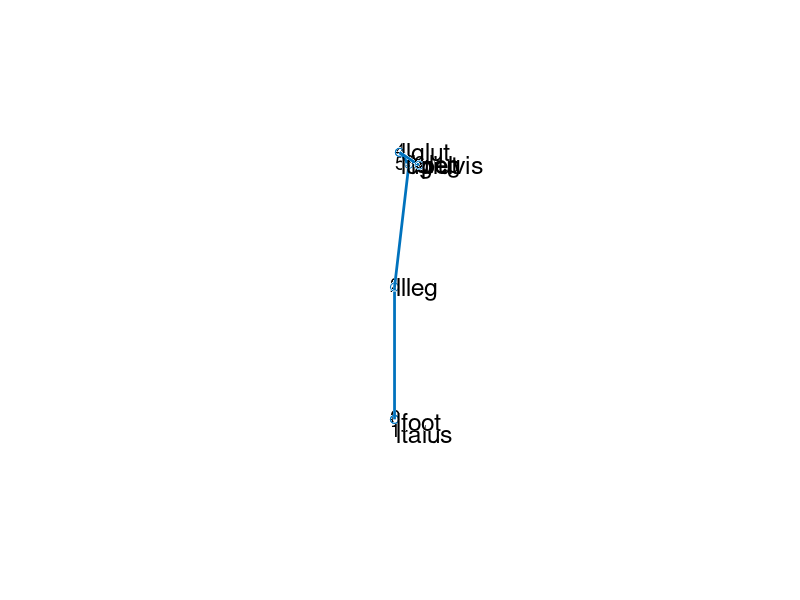

MATLAB code to generate this figure:
clc; clear all;

LinkName = {'pelvis';'ltorso';'mtorso';'utorso';'lclav';'lscap';'luarm';'llarm';'lufarm';'llfarm';'lhand';'head';'hokuyolink';'rclav';'rscap';'ruarm';'rlarm';'rufarm';'rlfarm';'rhand';'luglut';'llglut';'luleg';'llleg';'ltalus';'lfoot';'ruglut';'rlglut';'ruleg';'rlleg';'rtalus';'rfoot'};
X = [0;-0.0125000000000000;-0.0125000000000000;-0.0126500000000000;0.128100000000000;0.128100000000000;0.128100000000000;0.128100000000000;0.128100000000000;0.128100000000000;0.128100000000000;0.242100000000000;0.197500000000000;0.128100000000000;0.128100000000000;0.128100000000000;0.128100000000000;0.128100000000000;0.128100000000000;0.128100000000000;0;0;0.0500000000000000;0;0;0;0;0;0.0500000000000000;0;0;0];
Y = [0;0;0;0;0.225600000000000;0.335600000000000;0.522600000000000;0.641600000000000;0.941150000000000;0.941150000000000;0.941150000000000;0;0;-0.225600000000000;-0.335600000000000;-0.522600000000000;-0.641600000000000;-0.641600000000000;-0.941150000000000;-0.941150000000000;0.0890000000000000;0.0890000000000000;0.111500000000000;0.111500000000000;0.111500000000000;0.111500000000000;-0.0890000000000000;-0.0890000000000000;-0.115000000000000;-0.111500000000000;-0.111500000000000;-0.111500000000000];
Z = [0;0.162000000000000;0.162000000000000;0.212000000000000;0.689600000000000;0.444600000000000;0.428600000000000;0.437800000000000;0.428590000000000;0.428590000000000;0.428590000000000;0.833500000000000;0.921500000000000;0.689600000000000;0.444600000000000;0.428600000000000;0.437800000000000;0.437800000000000;0.428590000000000;0.428590000000000;0;0;-0.0660000000000000;-0.440000000000000;-0.862000000000000;-0.862000000000000;0;0;-0.0660000000000000;-0.440000000000000;-0.862000000000000;-0.862000000000000];

% Use points as shown above?
default = false;

% Sort data into required models.
% Left toe to right toe.
%thePointsNeeded = [ 26, 25, 24, 23, 22, 21, 1, 27, 28, 29, 30, 31, 32 ];

% % %          0    0.1115   -0.8620
% % %          0    0.1115   -0.8620
% % %          0    0.1115   -0.4400
% % %     0.0500    0.1115   -0.0660
% % %          0    0.0890         0
% % %          0    0.0890         0
% % %          0         0         0
% % %          0   -0.0890         0
% % %          0   -0.0890         0
% % %     0.0500   -0.1150   -0.0660
% % %          0   -0.1115   -0.4400
% % %          0   -0.1115   -0.8620
% % %          0   -0.1115   -0.8620

% Left toe to right heel.
% thePointsNeeded = [ 26, 25, 24, 23, 22, 21, 1, 27, 28, 29, 30, 31 ];

% Left toe to right knee.
% thePointsNeeded = [ 26, 25, 24, 23, 22, 21, 1, 27, 28, 29, 30 ];

% Left toe to pelvis.
 thePointsNeeded = [ 26, 25, 24, 23, 22, 21, 1 ];

% Pelvis to left arm.
% thePointsNeeded = [ 1, 2, 3, 4, 5, 6, 7, 8, 9, 10, 11 ];

% Pelvis to right arm.
% thePointsNeeded = [ 1, 2, 3, 4, 13, 14, 15, 16, 17, 18, 19, 20 ];

% Filter the points.
if( not( default ) )
    newLinkName = cell(1,length( thePointsNeeded ));
    newX = zeros( 1, length( thePointsNeeded ) );
    newY = zeros( 1, length( thePointsNeeded ) );
    newZ = zeros( 1, length( thePointsNeeded ) );

    for i = 1:length( thePointsNeeded )
        newLinkName{i} = LinkName{ thePointsNeeded(i) };
        newX(i) = X( thePointsNeeded(i) );
        newY(i) = Y( thePointsNeeded(i) );
        newZ(i) = Z( thePointsNeeded(i) );
    end
end

if( default )
    newLinkName = LinkName;
    newX = X;
    newY = Y;
    newZ = Z;
end

% Plot all the points.
figure;
scatter3( newX, newY, newZ, 'o' );
line( newX, newY, newZ, 'LineWidth', 2 );
axis equal;
axis off;
xlabel('X'); ylabel('Y'); zlabel('Z');

% Label each point.
lastPoint = [ 100; 100; 100 ];
counter = 0;
for i = 1:length( newLinkName )
    thisPoint = [ newX(i); newY(i); newZ(i) ];

    % If the new frame is on top of the old one.
    if ( abs( thisPoint(1) - lastPoint(1) ) < 0.001 ) && ( abs( thisPoint(2) - lastPoint(2) ) < 0.001 ) && ( abs( thisPoint(3) - lastPoint(3) ) < 0.001 )
        % Then display the label a bit higher than the last label.
        counter = counter + 1;
        text( newX(i), newY(i)-0.01, newZ(i)-0.04*counter, newLinkName(i), 'FontSize', 18 );
        text( newX(i), newY(i)-0.03+0.05, newZ(i)-0.04*counter, num2str(i-1), 'FontSize', 14 );

    % If the new frame is not on top of the old one.
    else
        % Just put the label at the new frame.
        counter = 0;
        text( newX(i), newY(i)-0.01, newZ(i), newLinkName(i), 'FontSize', 18 );
        text( newX(i), newY(i)-0.03+0.05, newZ(i), num2str(i-1), 'FontSize', 14 );
    end

    % Set the new frame to be the old frame before looping again.
    lastPoint = thisPoint;
end

displayTable = zeros( length( newLinkName ), 3);

for i = 1:length(displayTable)
    displayTable(i, 1) = newX(i);
    displayTable(i, 2) = newY(i);
    displayTable(i, 3) = newZ(i);
end

display(displayTable);